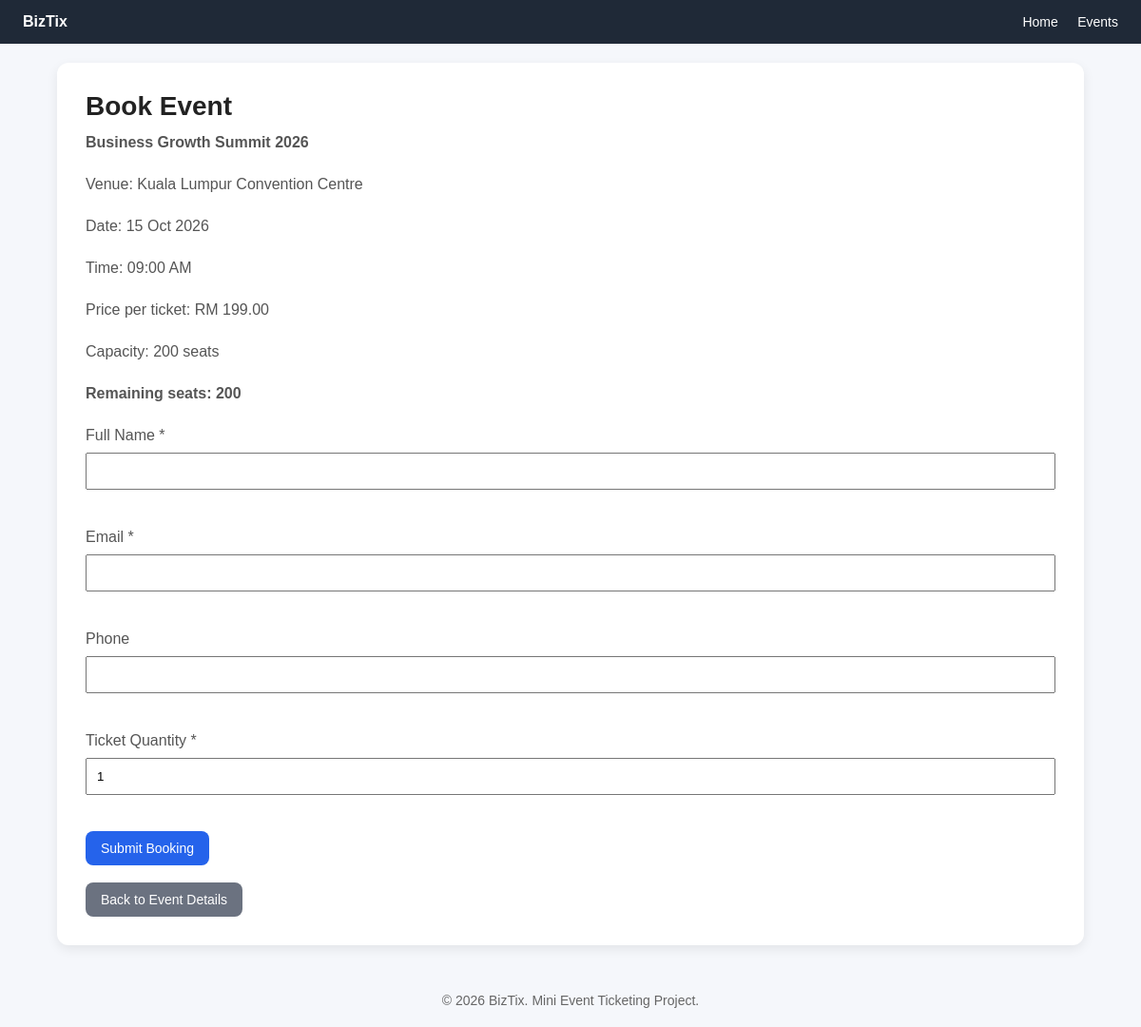
/book_event.php?id=1, run on the app's committed database.
### tables this page shows
CREATE TABLE IF NOT EXISTS events (
    event_id INT AUTO_INCREMENT PRIMARY KEY,
    category_id INT NULL,
    title VARCHAR(255) NOT NULL,
    description TEXT NULL,
    venue VARCHAR(255) NOT NULL,
    event_date DATE NOT NULL,
    event_time TIME NOT NULL,
    ticket_price DECIMAL(10,2) NOT NULL DEFAULT 0.00,
    capacity INT NOT NULL DEFAULT 100,
    status ENUM('active', 'closed', 'cancelled') NOT NULL DEFAULT 'active',
    created_at TIMESTAMP DEFAULT CURRENT_TIMESTAMP,
    updated_at TIMESTAMP DEFAULT CURRENT_TIMESTAMP ON UPDATE CURRENT_TIMESTAMP,
    CONSTRAINT fk_events_category
        FOREIGN KEY (category_id) REFERENCES categories(category_id)
        ON DELETE SET NULL
        ON UPDATE CASCADE
);

### book_event.php (the view, shortened to what this page needs)
<?php
require_once "db.php";
$event_id = (int) $_GET['id'];
$eventQuery = mysqli_query($conn, "SELECT * FROM events WHERE event_id = $event_id AND status = 'active' LIMIT 1");
$event = mysqli_fetch_assoc($eventQuery);
function getRemainingSeats($conn, $event_id, $capacity)
{
    $bookedSql = "SELECT COALESCE(SUM(quantity), 0) AS total_booked
                  FROM bookings
                  WHERE event_id = $event_id
                  AND booking_status IN ('pending', 'confirmed')";
    $bookedResult = mysqli_query($conn, $bookedSql);
    $totalBooked = 0;
    if ($bookedResult) {
        $bookedRow = mysqli_fetch_assoc($bookedResult);
        $totalBooked = (int) ($bookedRow['total_booked'] ?? 0);
    }
    $remaining = (int)$capacity - $totalBooked;
    return max(0, $remaining);
}
$remainingPreview = getRemainingSeats($conn, $event_id, (int)$event['capacity']);
?>
<!DOCTYPE html>
<html lang="en">
<head>
    <link rel="stylesheet" href="assets/css/style.css">
</head>
<body>
    <div class="navbar">
        <div><strong>BizTix</strong></div>
        <div>
            <a href="index.php">Home</a>
            <a href="events.php">Events</a>
        </div>
    </div>
    <div class="hero">
        <h1>Book Event</h1>
        <p><strong><?php echo htmlspecialchars($event['title']); ?></strong></p>
        <p>Venue: <?php echo htmlspecialchars($event['venue']); ?></p>
        <p>Date: <?php echo date("d M Y", strtotime($event['event_date'])); ?></p>
        <p>Time: <?php echo date("h:i A", strtotime($event['event_time'])); ?></p>
        <p>Price per ticket: RM <?php echo number_format((float)$event['ticket_price'], 2); ?></p>
        <p>Capacity: <?php echo (int)$event['capacity']; ?> seats</p>
        <p><strong>Remaining seats: <?php echo (int)$remainingPreview; ?></strong></p>
        <?php if ($remainingPreview > 0): ?>
            <form method="POST" style="margin-top:20px;">
                <p>
                    <label>Full Name *</label><br>
                    <input
                        type="text"
                        name="full_name"
                        required
                        value="<?php echo htmlspecialchars($full_name ?? ''); ?>"
                        style="width:100%; padding:10px; margin-top:6px;"
                    >
                </p>
                <br>
                <p>
                    <label>Email *</label><br>
                    <input
                        type="email"
                        name="email"
                        required
                        value="<?php echo htmlspecialchars($email ?? ''); ?>"
                        style="width:100%; padding:10px; margin-top:6px;"
                    >
                </p>
                <br>
                <p>
                    <label>Phone</label><br>
                    <input
                        type="text"
                        name="phone"
                        value="<?php echo htmlspecialchars($phone ?? ''); ?>"
                        style="width:100%; padding:10px; margin-top:6px;"
                    >
                </p>
                <br>
                <p>
                    <label>Ticket Quantity *</label><br>
                    <input
                        type="number"
                        name="quantity"
                        min="1"
                        max="<?php echo (int)$remainingPreview; ?>"
                        value="<?php echo htmlspecialchars((string)($quantity ?? 1)); ?>"
                        required
                        style="width:100%; padding:10px; margin-top:6px;"
                    >
                </p>
                <br>
                <button type="submit" class="btn" style="border:none; cursor:pointer;">
                    Submit Booking
                </button>
            </form>
        <?php else: ?>
            <p style="margin-top: 16px; color: #b91c1c; font-weight: bold;">
                This event is fully booked.
            </p>
        <?php endif; ?>
        <br>
        <a href="event_details.php?id=<?php echo (int)$event['event_id']; ?>" class="btn" style="background:#6b7280;">
            Back to Event Details
        </a>
    </div>
    <div class="footer">
        © <?php echo date("Y"); ?> BizTix. Mini Event Ticketing Project.
    </div>
</body>
</html>

### assets/css/style.css (style rules this page uses)
* { box-sizing: border-box; margin: 0; padding: 0; font-family: Arial, sans-serif; }
body { background: #f5f7fb; color: #222; }
.navbar { background: #1f2937; color: white; padding: 14px 24px; display: flex; justify-content: space-between; align-items: center; }
.navbar a { color: white; text-decoration: none; margin-left: 16px; font-size: 14px; }
.hero { background: white; margin: 20px auto; width: 90%; max-width: 1100px; padding: 30px; border-radius: 12px; box-shadow: 0 4px 12px rgba(0,0,0,0.08); }
.hero h1 { font-size: 28px; margin-bottom: 10px; }
.hero p { color: #555; margin-bottom: 20px; line-height: 1.5; }
.btn { display: inline-block; background: #2563eb; color: white; text-decoration: none; padding: 10px 16px; border-radius: 8px; font-size: 14px; }
.footer { text-align: center; padding: 20px; color: #666; font-size: 14px; margin-top: 30px; }

### data on the page
events: title "Business Growth Summit 2026", venue "Kuala Lumpur Convention Centre", event_date "15 Oct 2026", event_time "09:00 AM", ticket_price "199.00", capacity "200"
